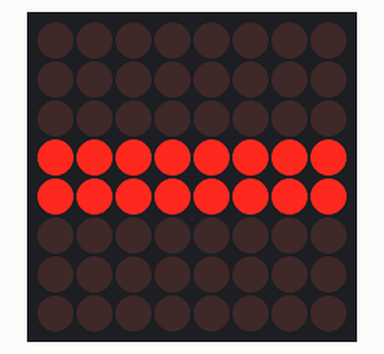
Recording of a sketch running on a simulated Arduino Uno, built with avr-gcc and run on an emulated ATmega328P. Shown: 8×8 LED matrix.

Above: at 0.1 s.
At 2.1 s:
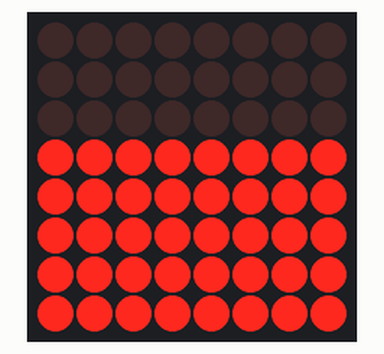
At 10.83 s:
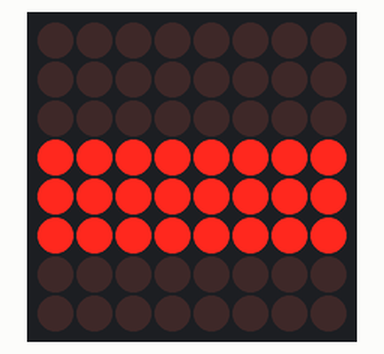
At 20.43 s:
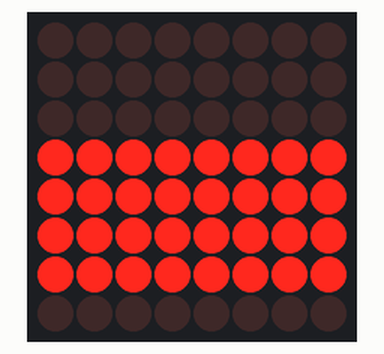
At 29.83 s:
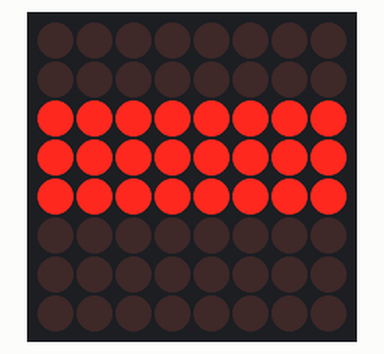
At 38.7 s:
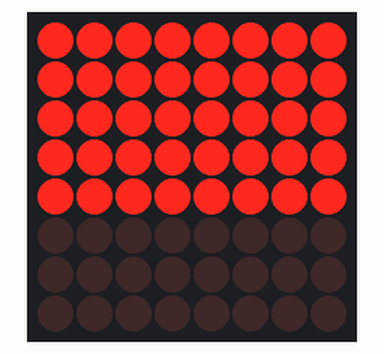

The sketch:

8_DotMatrix_Module_test.ino
```cpp
#include "LedControl.h"
LedControl lc=LedControl(13,9,10,1);

byte light_off = {B00000000};
byte light_on = {B11111111};
int turn_intensity = 0;
int turn_intensity_tmp = 0;
unsigned long light_time_previous, light_time_current;
int light_count=0;
bool light_onoff_flag = true;
int turn_state=0;  // -1 좌, 0 직진, 1 우
int turn_state_tmp=0;  // 100ms 이전 turn_state 저장
int test_val=0;
int test_flag=1;


void setup(){
  lc.shutdown(0,false);
  lc.setIntensity(0,2);
  lc.clearDisplay(0);
  lc.setRow(0, 3, light_on);
  lc.setRow(0, 4, light_on);
}

/*
light_onoff_flag값에 따라서 on/off 결정
light_onoff_flag == true :ON
light_onoff_flag == false : OFF

turn_intensity 값에 따라 좌,우 결정
좌회전 lc.setRow(0, 7, light_on); 3단계 turn_intensity == -4
좌회전 lc.setRow(0, 6, light_on); 2단계 turn_intensity == -3
좌회전 lc.setRow(0, 5, light_on); 1단계 turn_intensity == -2
우회전 lc.setRow(0, 2, light_on); 1단계 turn_intensity == 1
우회전 lc.setRow(0, 1, light_on); 2단계 turn_intensity == 2
우회전 lc.setRow(0, 0, light_on); 3단계 turn_intensity == 3
*/
void light_state(){
    // if(turn_intensity==0 || turn_intensity == -1) return;

    if(turn_intensity <= -1){
        if(turn_intensity - turn_intensity_tmp < 0){ // 더 좌회전
            lc.setRow(0, 3-turn_intensity, light_on);
        }
        else if(turn_intensity - turn_intensity_tmp > 0){ // 덜 좌회전
            lc.setRow(0, 3-turn_intensity_tmp, light_off);
        }
    }
    else if(turn_intensity >= 0){  // 우회전 중일 때
        if(turn_intensity - turn_intensity_tmp > 0){ // 더 우회전
            lc.setRow(0, 3-turn_intensity, light_on);
        }
        else if(turn_intensity - turn_intensity_tmp < 0){ // 덜 우회전
            lc.setRow(0, 3-turn_intensity_tmp, light_off);
        }
    }

}

void TEST(){
    if(test_val > 20){
        turn_state = -1;
        test_flag = -1;
    }
    else if(test_val < -20){
        turn_state = 1;
        test_flag = 1;
    }
}

void loop(){

    light_time_current = millis();

    if(light_time_current - light_time_previous >= 50){
        light_time_previous = light_time_current;

        TEST();
        test_val += test_flag;

        // 현재 좌우 정보 확인
        if(turn_state == 1){
            light_count+=1;
            turn_state_tmp = turn_state;
        }
        else if(turn_state == -1){
            light_count-=1;
            turn_state_tmp = turn_state;
        }
        else if(turn_state == 0){  // 직진이면 직진 신호로 상쇄
            light_count -= turn_state_tmp;
        }

        /*
        다섯 번 우회전 신호가 누적되면 turn_intensity 증가(우회전)
        다섯 번 좌회전 신호가 누적되면 turn_intensity 감소(좌회전)
        light_count 초기화
        */
        if(light_count >=5){
            turn_intensity_tmp = turn_intensity;
            turn_intensity+=1;
            if(turn_intensity > 3) turn_intensity = 3; // limit
            light_count=0;
            light_state();
        }
        else if(light_count <=-5){
            turn_intensity_tmp = turn_intensity;
            turn_intensity-=1;
            if(turn_intensity < -4) turn_intensity = -4; // limit
            light_count=0;
            light_state();
        }
    }


}
```

Measured:
- what the display in image 1 shows lasts 1.4 s, from 2.1 s to 3.5 s
- what the display in image 5 shows lasts 0.5 s, from 38.6 s to 39.1 s
